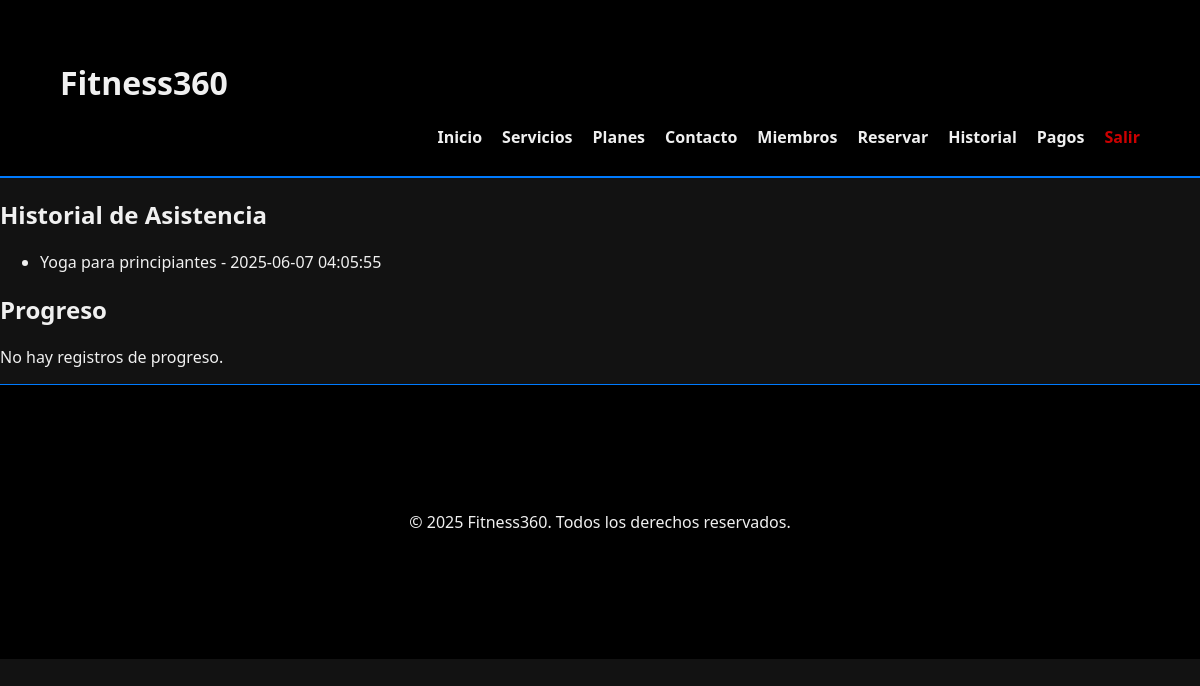
/fitness360_web/src/index.php?page=historial (signed in), run on the app's committed database.
### tables this page shows
CREATE TABLE `Reserva` (
  `IDReserva` int NOT NULL AUTO_INCREMENT,
  `IDMiembro` int NOT NULL,
  `IDClase` int NOT NULL,
  `FechaHoraReserva` timestamp NULL DEFAULT CURRENT_TIMESTAMP,
  `EstadoReserva` varchar(50) DEFAULT 'ACTIVA',
  PRIMARY KEY (`IDReserva`),
  KEY `IDMiembro` (`IDMiembro`),
  KEY `IDClase` (`IDClase`),
  CONSTRAINT `Reserva_ibfk_1` FOREIGN KEY (`IDMiembro`) REFERENCES `Miembros` (`IDMiembro`),
  CONSTRAINT `Reserva_ibfk_2` FOREIGN KEY (`IDClase`) REFERENCES `Clases` (`IDClase`)
);

CREATE TABLE `Clases` (
  `IDClase` int NOT NULL AUTO_INCREMENT,
  `NombreClase` varchar(255) NOT NULL,
  `DescripcionClase` text,
  `Horario` time NOT NULL,
  `Duracion` int NOT NULL,
  `Instructor` varchar(255) DEFAULT NULL,
  `CapacidadMaxima` int NOT NULL,
  `Nivel` varchar(50) DEFAULT NULL,
  `UbicacionSala` varchar(100) DEFAULT NULL,
  `EsActiva` tinyint(1) DEFAULT '1',
  PRIMARY KEY (`IDClase`)
);

### fitness360_web/src/pages/historial.php (the view, shortened to what this page needs)
<?php
require_once __DIR__ . '/../includes/conexion.php';
$idMiembro = $_SESSION['IDMiembro'];
$result = $mysqli->query("SELECT C.NombreClase, R.FechaHoraReserva FROM Reserva R JOIN Clases C ON R.IDClase = C.IDClase WHERE R.IDMiembro = $idMiembro ORDER BY R.FechaHoraReserva DESC");
echo "<h2>Historial de Asistencia</h2><ul>";
while ($row = $result->fetch_assoc()) {
    echo "<li>{$row['NombreClase']} - {$row['FechaHoraReserva']}</li>";
}
echo "</ul>";
echo "<h2>Progreso</h2>";
$progreso = $mysqli->query("SELECT TipoMetrica, Valor, FechaRegistroProgreso, Notas FROM Progreso WHERE IDMiembro = $idMiembro ORDER BY FechaRegistroProgreso DESC");
if ($progreso->num_rows > 0) {
    echo "<style>
            .progreso-table {
                width: 100%;
                border-collapse: collapse;
                background: #fff;
                margin-top: 20px;
            }
            .progreso-table th, .progreso-table td {
                border: 1px solid #ddd;
                padding: 12px 8px;
                font-weight: bold;
                color: #222;
                background: #fff;
            }
            .progreso-table th {
                background: #f5f5f5;
                color: #222;
            }
            .progreso-table tr:hover {
                background-color: #e9ecef;
            }
          </style>";
    echo "<table class='progreso-table'>";
    echo "<thead><tr><th>Métrica</th><th>Valor</th><th>Fecha</th><th>Notas</th></tr></thead><tbody>";
    while ($row = $progreso->fetch_assoc()) {
        echo "<tr>
                <td>{$row['TipoMetrica']}</td>
                <td>{$row['Valor']}</td>
                <td>{$row['FechaRegistroProgreso']}</td>
                <td>{$row['Notas']}</td>
              </tr>";
    }
    echo "</tbody></table>";
} else {
    echo "<p>No hay registros de progreso.</p>";
}
?>

### fitness360_web/src/css/style.css (style rules this page uses)
body { margin: 0; font-family: 'Segoe UI', sans-serif; background-color: #121212; color: #f0f0f0; }

### data on the page
reserva: IDClase.NombreClase "Yoga para principiantes", FechaHoraReserva "2025-06-07 04:05:55"
